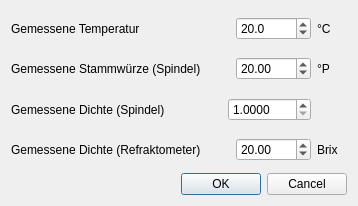
<?xml version="1.0" encoding="UTF-8"?>
<ui version="4.0">
 <class>KorrektSw</class>
 <widget class="QDialog" name="KorrektSw">
  <property name="geometry">
   <rect>
    <x>0</x>
    <y>0</y>
    <width>358</width>
    <height>206</height>
   </rect>
  </property>
  <property name="windowTitle">
   <string>Korrektur Stammwürze</string>
  </property>
  <layout class="QVBoxLayout" name="verticalLayout">
   <item>
    <layout class="QHBoxLayout" name="horizontalLayout_44">
     <item>
      <widget class="QLabel" name="label_13">
       <property name="text">
        <string>Gemessene Temperatur</string>
       </property>
      </widget>
     </item>
     <item>
      <spacer name="horizontalSpacer_36">
       <property name="orientation">
        <enum>Qt::Horizontal</enum>
       </property>
       <property name="sizeHint" stdset="0">
        <size>
         <width>40</width>
         <height>20</height>
        </size>
       </property>
      </spacer>
     </item>
     <item>
      <widget class="QDoubleSpinBox" name="spinBox_Temperatur">
       <property name="minimumSize">
        <size>
         <width>75</width>
         <height>0</height>
        </size>
       </property>
       <property name="decimals">
        <number>1</number>
       </property>
       <property name="minimum">
        <double>4.000000000000000</double>
       </property>
       <property name="maximum">
        <double>99.000000000000000</double>
       </property>
       <property name="singleStep">
        <double>0.100000000000000</double>
       </property>
       <property name="value">
        <double>20.000000000000000</double>
       </property>
      </widget>
     </item>
     <item>
      <widget class="QLabel" name="label_14">
       <property name="minimumSize">
        <size>
         <width>30</width>
         <height>0</height>
        </size>
       </property>
       <property name="text">
        <string>°C</string>
       </property>
      </widget>
     </item>
    </layout>
   </item>
   <item>
    <layout class="QHBoxLayout" name="horizontalLayout_45">
     <item>
      <widget class="QLabel" name="label_15">
       <property name="text">
        <string>Gemessene Stammwürze (Spindel) </string>
       </property>
      </widget>
     </item>
     <item>
      <spacer name="horizontalSpacer_37">
       <property name="orientation">
        <enum>Qt::Horizontal</enum>
       </property>
       <property name="sizeHint" stdset="0">
        <size>
         <width>40</width>
         <height>20</height>
        </size>
       </property>
      </spacer>
     </item>
     <item>
      <widget class="QDoubleSpinBox" name="spinBox_SwPlato">
       <property name="minimumSize">
        <size>
         <width>75</width>
         <height>0</height>
        </size>
       </property>
       <property name="decimals">
        <number>2</number>
       </property>
       <property name="minimum">
        <double>0.000000000000000</double>
       </property>
       <property name="maximum">
        <double>99.000000000000000</double>
       </property>
       <property name="singleStep">
        <double>0.100000000000000</double>
       </property>
       <property name="value">
        <double>20.000000000000000</double>
       </property>
      </widget>
     </item>
     <item>
      <widget class="QLabel" name="label_16">
       <property name="minimumSize">
        <size>
         <width>30</width>
         <height>0</height>
        </size>
       </property>
       <property name="text">
        <string>°P</string>
       </property>
      </widget>
     </item>
    </layout>
   </item>
   <item>
    <layout class="QHBoxLayout" name="horizontalLayout_46">
     <item>
      <widget class="QLabel" name="label_17">
       <property name="text">
        <string>Gemessene Dichte (Spindel)</string>
       </property>
      </widget>
     </item>
     <item>
      <spacer name="horizontalSpacer_38">
       <property name="orientation">
        <enum>Qt::Horizontal</enum>
       </property>
       <property name="sizeHint" stdset="0">
        <size>
         <width>40</width>
         <height>20</height>
        </size>
       </property>
      </spacer>
     </item>
     <item>
      <widget class="QDoubleSpinBox" name="spinBox_SwDichte">
       <property name="minimumSize">
        <size>
         <width>75</width>
         <height>0</height>
        </size>
       </property>
       <property name="decimals">
        <number>4</number>
       </property>
       <property name="minimum">
        <double>1.000000000000000</double>
       </property>
       <property name="maximum">
        <double>1100.000000000000000</double>
       </property>
       <property name="singleStep">
        <double>0.002000000000000</double>
       </property>
       <property name="value">
        <double>1.000000000000000</double>
       </property>
      </widget>
     </item>
     <item>
      <widget class="QLabel" name="label_18">
       <property name="minimumSize">
        <size>
         <width>30</width>
         <height>0</height>
        </size>
       </property>
       <property name="text">
        <string/>
       </property>
      </widget>
     </item>
    </layout>
   </item>
   <item>
    <layout class="QHBoxLayout" name="horizontalLayout_47">
     <item>
      <widget class="QLabel" name="label_BrixRefraktometer">
       <property name="text">
        <string>Gemessene Dichte (Refraktometer)</string>
       </property>
      </widget>
     </item>
     <item>
      <spacer name="horizontalSpacer_39">
       <property name="orientation">
        <enum>Qt::Horizontal</enum>
       </property>
       <property name="sizeHint" stdset="0">
        <size>
         <width>40</width>
         <height>20</height>
        </size>
       </property>
      </spacer>
     </item>
     <item>
      <widget class="QDoubleSpinBox" name="spinBox_SwBrix">
       <property name="minimumSize">
        <size>
         <width>75</width>
         <height>0</height>
        </size>
       </property>
       <property name="decimals">
        <number>2</number>
       </property>
       <property name="minimum">
        <double>0.000000000000000</double>
       </property>
       <property name="maximum">
        <double>99.000000000000000</double>
       </property>
       <property name="singleStep">
        <double>0.100000000000000</double>
       </property>
       <property name="value">
        <double>20.000000000000000</double>
       </property>
      </widget>
     </item>
     <item>
      <widget class="QLabel" name="label_EinheitBrix">
       <property name="minimumSize">
        <size>
         <width>30</width>
         <height>0</height>
        </size>
       </property>
       <property name="text">
        <string>Brix</string>
       </property>
      </widget>
     </item>
    </layout>
   </item>
   <item>
    <widget class="QDialogButtonBox" name="buttonBox">
     <property name="standardButtons">
      <set>QDialogButtonBox::Cancel|QDialogButtonBox::Ok</set>
     </property>
    </widget>
   </item>
  </layout>
 </widget>
 <resources/>
 <connections/>
</ui>
